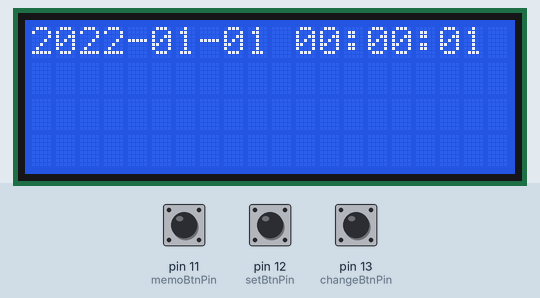
Simulated run of this sketch. Board: Arduino Uno, built with avr-gcc and run on an emulated ATmega328P. Shown: 20×4 character LCD. The inputs (shaded band) are chosen by the test bench; at power-on: pin 12 (setBtnPin) HIGH, pin 13 (changeBtnPin) HIGH, pin 11 (memoBtnPin) HIGH.

Above: at 1.2 s.
1.3 s: pin 12 (setBtnPin) pulled LOW for 3.2 s
At 5.1 s:
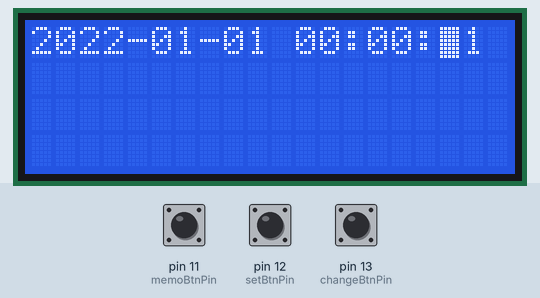
6.0 s: pin 13 (changeBtnPin) pulled LOW for 1 s
At 7.6 s:
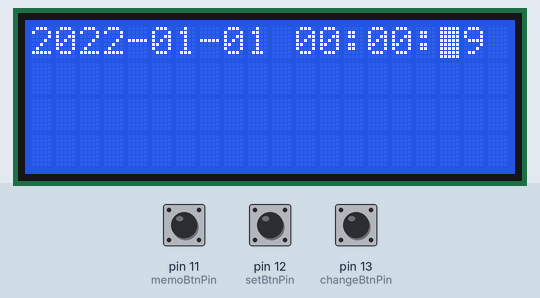
8.5 s: pin 12 (setBtnPin) pulled LOW for 0.15 s
At 9.8 s:
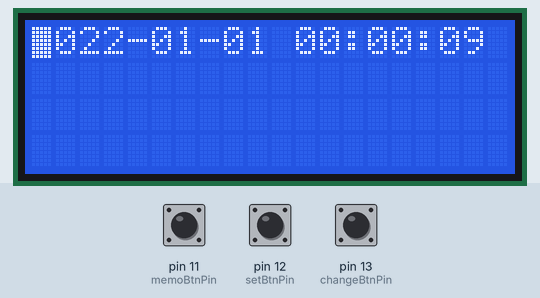
10.2 s: pin 13 (changeBtnPin) pulled LOW for 0.15 s
At 11.2 s:
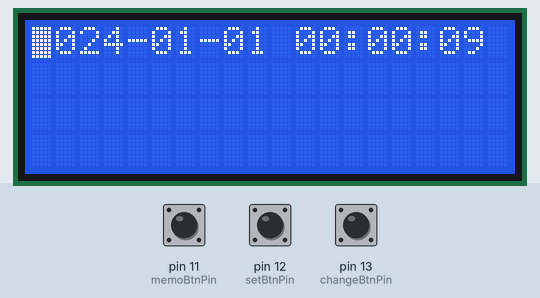
Timing chart, 0 to 12.8 s (numbered marks = the images above; inputs shaded):
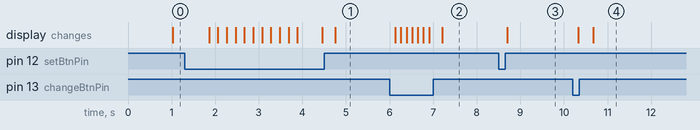

The sketch:

mediBox.ino
```cpp
#include <LiquidCrystal_I2C.h>

LiquidCrystal_I2C lcd(0x27, 20, 4);

extern volatile unsigned long timer0_millis;
unsigned long t;

int setBtnPin = 12; //설정 진입, 변경할 선택
int howLong = 0; //얼마나 꾹 누르고 있었는지
int setting = 0; //설정 진입여부

int changeBtnPin = 13; //시간 값 변경
int changeThing = 0; //date[changeThing][0]

int date[6][2] = {{ 2022, 0 }, //year (시간, 위치)
                  { 01, 5 }, //month
                  { 01, 8 }, //day
                  { 00, 11 }, //hour
                  { 00, 14 }, //minute
                  { 00, 17 } }; //second

int sec = date[5][0]; //초기 sec
int memory[3][6];

int memoBtnPin = 11; //누르면 시간 기록!
int memoBtnLev;

void setup(){
  lcd.init();
  lcd.backlight();

  Serial.begin(9600);

  pinMode(setBtnPin, INPUT_PULLUP);
  pinMode(changeBtnPin, INPUT_PULLUP);
  pinMode(memoBtnPin, INPUT_PULLUP);

  memoBtnLev = digitalRead(memoBtnPin);
}

void loop(){

  t = sec + millis()/1000;

  if (setting) {
    changeDate();
    outSetting();
  } else {
    updateDate();
    enterSetting();
    memo();
  }

  if (t >= 60) timer0_millis = 0;

}

//시간 기록
void memo() {
  int memoBtn = digitalRead(memoBtnPin);
  if ((memoBtnLev != memoBtn) && memoBtn) {
    int memory0Size = sizeof(memory[0]) / sizeof(int);
    int memorySize = sizeof(memory) / sizeof(int) / memory0Size;

    //이전의 기록들 한 칸씩 미루기
    for (int i = memorySize - 1; i > 0; i --) {
      for (int k = 0; k < memory0Size; k ++) {
        memory[i][k] = memory[i - 1][k];
      }
    }

    //새 기록
    for (int k = 0; k < memory0Size; k ++) {
      memory[0][k] = date[k][0];
    }

    //LCD에 표시
    for (int i = 0; i < memorySize; i ++) {
      for (int k = 0; k < memory0Size; k ++) {
        if(memory[i][0]) lcdPrint(String(memory[i][k]), date[k][1], i + 1);
      }
    }
    delay(300);
  }

  memoBtnLev = memoBtn;
}

//설정 들어가기
void enterSetting() {
  int setBtn = digitalRead(setBtnPin);

  if (!setBtn) {
    howLong += 1;
    if (howLong >= 20) { //꾹 눌렀으면 세팅 진입
      howLong = 0;
      setting = 1;
    }
  } else {
    howLong = 0;
  }
}

//설정 나가기
void outSetting() {
  int setBtn = digitalRead(setBtnPin);

  if (!setBtn) {
    howLong += 1;
    if (howLong >= 10) { //꾹 눌렀으면 세팅 나가기
      howLong = 0;
      setting = 0;
    }
  } else {
    howLong = 0;
  }
}

//설정에서 시간 변경
void changeDate() {
  lcd.cursor();
  lcd.blink();

  lcd.setCursor(date[changeThing][1], 0);

  int setBtn = digitalRead(setBtnPin);
  if (!setBtn) {
    changeThing += 1;
    if (changeThing == 6) changeThing = 0;
    delay(200);
  }

  int changeBtn = digitalRead(changeBtnPin);
  if (!changeBtn) {
    date[changeThing][0] += 1;
    dateLimit();
    delay(100);
    showDate();
  }

  timer0_millis = 0;
  sec = date[5][0];
}

//시간의 흐름에 따라 현재 시간 갱신
void updateDate() {
  lcd.noCursor();
  lcd.noBlink();

  date[5][0] = t; //t가 증가함에 따라 시간 갱신
  dateLimit();//각 시간 값 제한

  showDate();//갱신된 시간 보여주기
}

//각 시간 값 한계치 조정
void dateLimit() {
  //year = date[0], month = date[1], day = date[2]
  //hour = date[3], minute = date[4], second = date[5]

  if (date[5][0] >= 60) { //second
    if (!setting) date[4][0] += 1; //min
    date[5][0] = 0;
  }

  if (date[4][0] >= 60) { //minute
    if (!setting) date[3][0] += 1; //hour
    date[4][0] = 0;
  }

  if (date[3][0] >= 24) { //hour
    if (!setting) date[2][0] += 1; //day
    date[3][0] = 0;
  }

  //day
  if ((date[2][0] > 30 && (date[1][0] == 4 || date[1][0] == 6 || date[1][0] == 9 || date[1][0] == 11))
  || (date[2][0] > 31  && (date[1][0] == 1 || date[1][0] == 3 || date[1][0] == 5 || date[1][0] == 7 || date[1][0] == 8 || date[1][0] == 10 || date[1][0] == 12))
  || (date[0][0] % 4 && date[2][0] > 28 && date[1][0] == 2)
  || (!(date[0][0] % 4) && date[2][0] > 29 && date[1][0] == 2)) {
    if (!setting) date[1][0] += 1; //month
    date[2][0] = 1;
  }

  if (date[1][0] > 12) { //month
    if (!setting) date[0][0] += 1; //year
    date[1][0] = 1;
  }

  if (date[0][0] > 2100) { //year
    date[0][0] = 2022;
    date[1][0] = 1;
    date[2][0] = 1;
    date[3][0] = 0;
    date[4][0] = 0;
    date[5][0] = 0;
  }

}

//LCD에 시간 보여주기
void showDate() {

  //시간들
  for (int i = 0; i < 6; i ++) {
    lcdPrint(String(date[i][0]), date[i][1], 0);
  }

  //특수문자들
  lcdPrint("-", 4, 0);
  lcdPrint("-", 7, 0);
  lcdPrint(":", 13, 0);
  lcdPrint(":", 16, 0);

}


void lcdPrint(String str, int x, int y) { //LCD에 글자 쓰기

  if (str != ":" && str != "-" && str.length() < 2) str = "0" + str;

  lcd.setCursor(x, y);
  lcd.print(str);

}
```

Measured:
- after the input at 6.0 s, the display: first changes after 0.13 s (image 2 shows a later state)
- after the input at 8.5 s, the display: changes after 0.21 s (image 3)
- after the input at 10.2 s, the display: first changes after 0.13 s (image 4 shows a later state)
